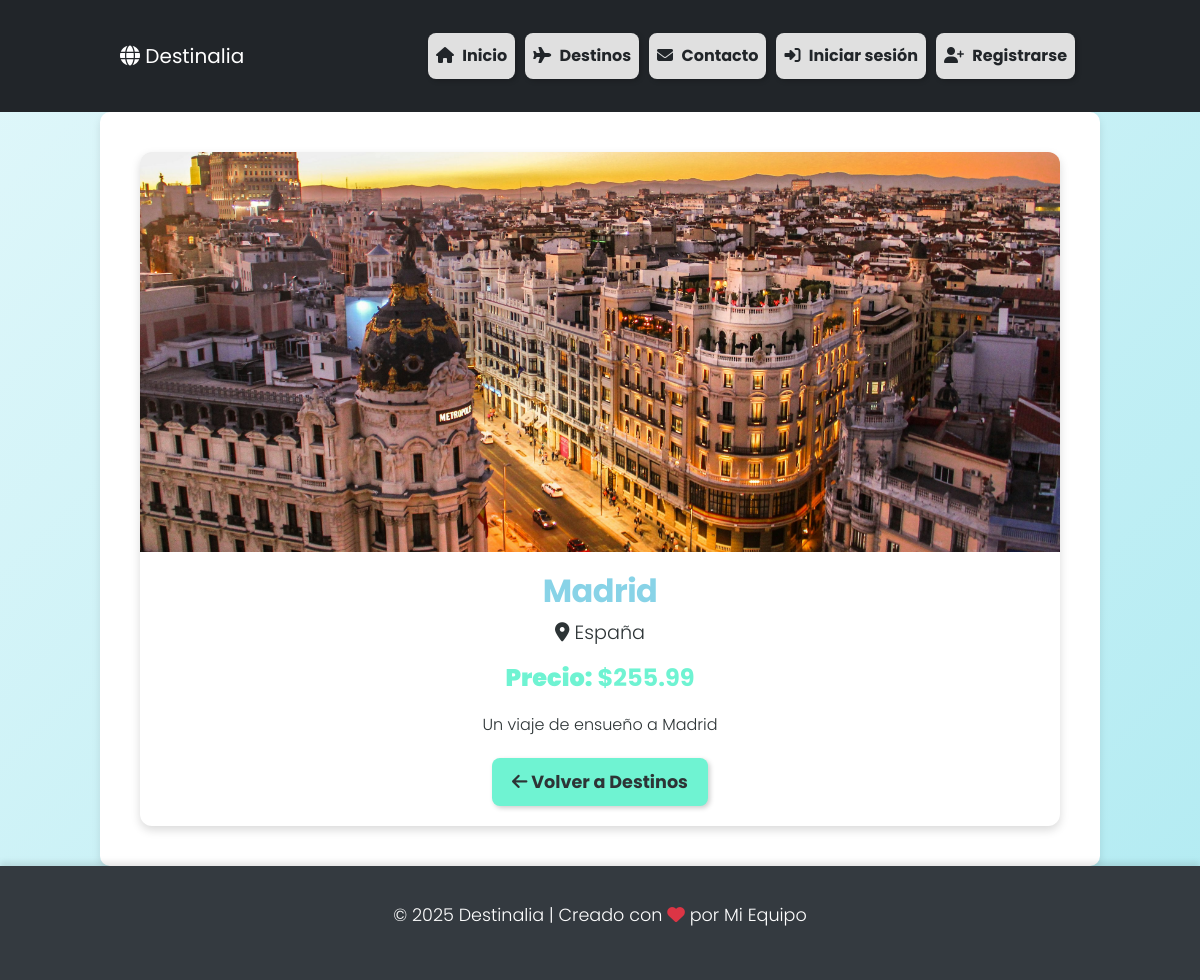
/destinos/2/, run on the app's committed database.
### destinos/models.py (models this page shows, shortened)
class Destino(models.Model):
    iden = models.AutoField(primary_key=True)
    nombre = models.CharField(max_length=100)
    pais = models.CharField(max_length=100)
    precio = models.DecimalField(max_digits=10, decimal_places=2)
    explicacion = models.TextField()
    imagen = models.ImageField(upload_to='destinos')
    created = models.DateTimeField(auto_now_add=True)
    updated = models.DateTimeField(auto_now_add=True)
    class Meta:
        verbose_name = 'destino'
        verbose_name_plural = 'destinos'

### destinos/views.py (the view)
# urls.py: path('<int:iden>/',views.destino_detalle,name='destino_detalle')
def destino_detalle (request, iden):
    destino = get_object_or_404(Destino, iden = iden)
    return render(request, 'destinos/detalle.html', {"destino":destino})

### destinos/templates/destinos/detalle.html (shortened to what this page needs)
{% extends "inicio/base.html" %}
{% load static %}
{% block cabecera %}
<link rel="stylesheet" href="{% static 'inicio/css/detalle.css' %}">
{% endblock cabecera %}
{% block content %}
<div class="container">
    <div class="detalle-card">
        <div class="detalle-img" style="background-image: url('{{ destino.imagen.url }}');"></div>
        <div class="detalle-info">
            <h1 class="detalle-titulo">{{ destino.nombre }}</h1>
            <p class="detalle-pais"><i class="fa-solid fa-location-dot"></i> {{ destino.pais }}</p>
            <p class="detalle-precio"><strong>Precio:</strong> ${{ destino.precio }}</p>
            <p class="detalle-explicacion">{{ destino.explicacion }}</p>
            <a href="{% url 'destinos' %}" class="btn-volver"><i class="fa-solid fa-arrow-left"></i> Volver a Destinos</a>
        </div>
    </div>
</div>
{% endblock %}

### inicio/static/inicio/css/base.css (style rules this page uses)
:root { --primary-color: #6ff3d2; --secondary-color: #b2ebf2; --text-color: #2d3436; --heading-color: #88d3e7; --gradient-start: #e0f7fa; --gradient-end: #b2ebf2; }
body { font-family: 'Poppins', sans-serif; background: linear-gradient(135deg, var(--gradient-start), var(--gradient-end)); color: var(--text-color); display: flex; flex-direction: column; min-height: 100vh; line-height: 1.6; }
h1, h2, h3, h4, h5, h6 { font-weight: 600; color: var(--heading-color); letter-spacing: -0.5px; }
p { font-weight: 300; font-size: 1.1rem; }

### inicio/static/inicio/css/detalle.css (style rules this page uses)
.container { max-width: 1000px; margin: 0 auto; padding: 20px; }
.detalle-card { display: flex; flex-direction: column; background: white; border-radius: 12px; box-shadow: 0px 4px 10px rgba(0, 0, 0, 0.15); overflow: hidden; }
.detalle-img { width: 100%; height: 400px; background-size: cover; background-position: center; }
.detalle-info { padding: 20px; text-align: center; }
.detalle-titulo { font-size: 2rem; font-weight: 700; color: var(--heading-color); }
.detalle-pais { font-size: 1.2rem; color: var(--text-color); margin-bottom: 10px; }
.detalle-precio { font-size: 1.5rem; font-weight: bold; color: var(--primary-color); margin-bottom: 15px; }
.detalle-explicacion { font-size: 1rem; color: var(--text-color); line-height: 1.6; margin-bottom: 20px; }
.btn-volver { display: inline-block; padding: 10px 20px; font-size: 1.1rem; background: var(--primary-color); color: var(--text-color); border-radius: 8px; font-weight: bold; text-decoration: none; transition: all 0.3s ease-in-out; box-shadow: 2px 2px 5px rgba(0, 0, 0, 0.2); }

### data on the page
Destino: imagen (picture), nombre "Madrid", pais "España", precio "255.99", explicacion "Un viaje de ensueño a Madrid"
